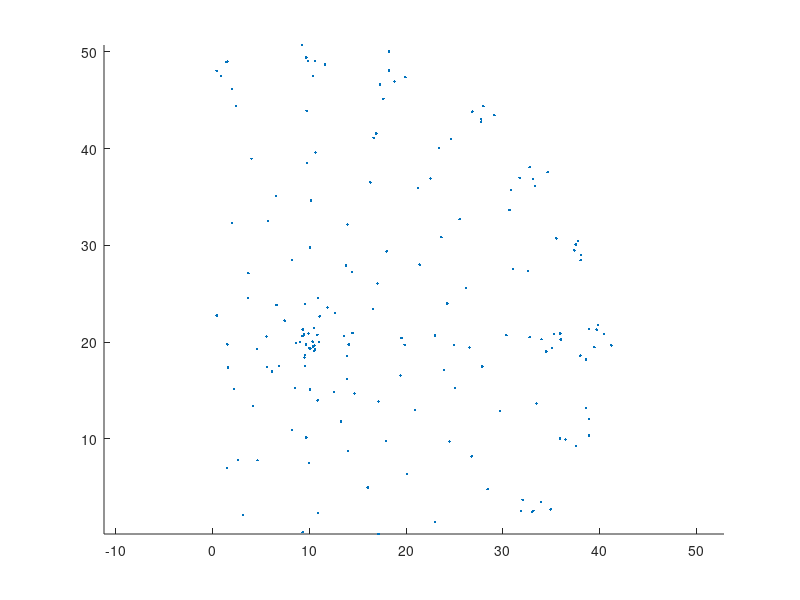

MATLAB code for this plot: (Note: this script raises an error after producing the figure.)
function example_spherefit
% Demonstration of least-squares sphere fit.

% Copyright 2011 Levente Hunyadi

example_sphere;

function [x,y,z,x0,y0,z0] = example_sphere
% A sample sphere.

% generate points
xc = 10;
yc = 20;
zc = 10;
%xc = 0; yc = 0; zc = 0;
r = 30;
[x0,y0,z0] = ellipsoid(xc,yc,zc,r,r,r);
x0 = x0(:);
y0 = y0(:);
z0 = z0(:);

% add noise
%RandStream.setDefaultStream(RandStream('mt19937ar','seed',9999));
x = x0 + randn(size(x0));
y = y0 + randn(size(y0));
z = z0 + randn(size(z0));
%plot3(x,y,z,'.'); return;

ix = x > 0 & y > 0 & z > 0;
x = x(ix);
y = y(ix);
z = z(ix);

if nargout < 3
    hold all;
    axis equal;
    plot3(x,y,z,'.');
    [center,radius] = spherefit(x,y,z);
    plot_sphere_part(6,radius,center,x,y,z);
   	%sphere_gd(6,radius,center);
    hold off;
end